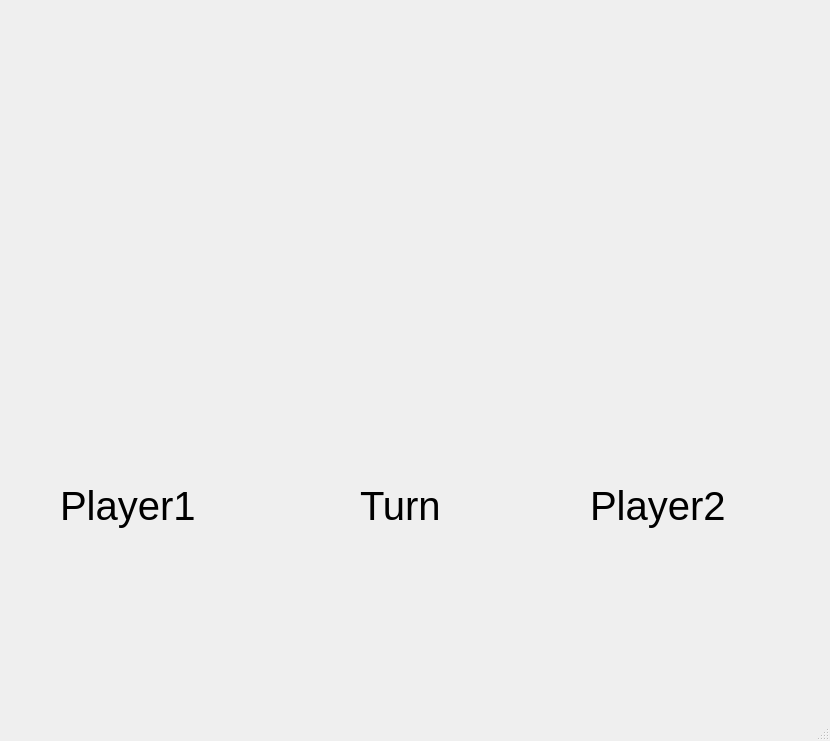
<?xml version="1.0" encoding="UTF-8"?>
<ui version="4.0">
 <class>TicTacToe</class>
 <widget class="QMainWindow" name="TicTacToe">
  <property name="geometry">
   <rect>
    <x>0</x>
    <y>0</y>
    <width>830</width>
    <height>741</height>
   </rect>
  </property>
  <property name="windowTitle">
   <string>TicTacToe</string>
  </property>
  <widget class="QWidget" name="centralwidget">
   <widget class="QWidget" name="gridLayoutWidget">
    <property name="geometry">
     <rect>
      <x>20</x>
      <y>10</y>
      <width>791</width>
      <height>442</height>
     </rect>
    </property>
    <layout class="QGridLayout" name="gridLayout">
     <item row="1" column="2">
      <widget class="QPushButton" name="pushButton_6">
       <property name="sizePolicy">
        <sizepolicy hsizetype="Expanding" vsizetype="Expanding">
         <horstretch>0</horstretch>
         <verstretch>0</verstretch>
        </sizepolicy>
       </property>
       <property name="font">
        <font>
         <pointsize>60</pointsize>
        </font>
       </property>
       <property name="text">
        <string/>
       </property>
       <property name="flat">
        <bool>true</bool>
       </property>
      </widget>
     </item>
     <item row="1" column="0">
      <widget class="QPushButton" name="pushButton_4">
       <property name="sizePolicy">
        <sizepolicy hsizetype="Expanding" vsizetype="Expanding">
         <horstretch>0</horstretch>
         <verstretch>0</verstretch>
        </sizepolicy>
       </property>
       <property name="font">
        <font>
         <pointsize>60</pointsize>
        </font>
       </property>
       <property name="text">
        <string/>
       </property>
       <property name="flat">
        <bool>true</bool>
       </property>
      </widget>
     </item>
     <item row="0" column="2">
      <widget class="QPushButton" name="pushButton_3">
       <property name="sizePolicy">
        <sizepolicy hsizetype="Expanding" vsizetype="Expanding">
         <horstretch>0</horstretch>
         <verstretch>0</verstretch>
        </sizepolicy>
       </property>
       <property name="font">
        <font>
         <pointsize>60</pointsize>
        </font>
       </property>
       <property name="text">
        <string/>
       </property>
       <property name="flat">
        <bool>true</bool>
       </property>
      </widget>
     </item>
     <item row="0" column="0">
      <widget class="QPushButton" name="pushButton">
       <property name="sizePolicy">
        <sizepolicy hsizetype="Expanding" vsizetype="Expanding">
         <horstretch>0</horstretch>
         <verstretch>0</verstretch>
        </sizepolicy>
       </property>
       <property name="font">
        <font>
         <pointsize>60</pointsize>
        </font>
       </property>
       <property name="text">
        <string/>
       </property>
       <property name="flat">
        <bool>true</bool>
       </property>
      </widget>
     </item>
     <item row="0" column="1">
      <widget class="QPushButton" name="pushButton_2">
       <property name="sizePolicy">
        <sizepolicy hsizetype="Expanding" vsizetype="Expanding">
         <horstretch>0</horstretch>
         <verstretch>0</verstretch>
        </sizepolicy>
       </property>
       <property name="font">
        <font>
         <pointsize>60</pointsize>
        </font>
       </property>
       <property name="text">
        <string/>
       </property>
       <property name="flat">
        <bool>true</bool>
       </property>
      </widget>
     </item>
     <item row="1" column="1">
      <widget class="QPushButton" name="pushButton_5">
       <property name="sizePolicy">
        <sizepolicy hsizetype="Expanding" vsizetype="Expanding">
         <horstretch>0</horstretch>
         <verstretch>0</verstretch>
        </sizepolicy>
       </property>
       <property name="font">
        <font>
         <pointsize>60</pointsize>
        </font>
       </property>
       <property name="text">
        <string/>
       </property>
       <property name="flat">
        <bool>true</bool>
       </property>
      </widget>
     </item>
     <item row="2" column="0">
      <widget class="QPushButton" name="pushButton_7">
       <property name="sizePolicy">
        <sizepolicy hsizetype="Expanding" vsizetype="Expanding">
         <horstretch>0</horstretch>
         <verstretch>0</verstretch>
        </sizepolicy>
       </property>
       <property name="font">
        <font>
         <pointsize>60</pointsize>
        </font>
       </property>
       <property name="text">
        <string/>
       </property>
       <property name="flat">
        <bool>true</bool>
       </property>
      </widget>
     </item>
     <item row="2" column="1">
      <widget class="QPushButton" name="pushButton_8">
       <property name="sizePolicy">
        <sizepolicy hsizetype="Expanding" vsizetype="Expanding">
         <horstretch>0</horstretch>
         <verstretch>0</verstretch>
        </sizepolicy>
       </property>
       <property name="font">
        <font>
         <pointsize>60</pointsize>
        </font>
       </property>
       <property name="text">
        <string/>
       </property>
       <property name="flat">
        <bool>true</bool>
       </property>
      </widget>
     </item>
     <item row="2" column="2">
      <widget class="QPushButton" name="pushButton_9">
       <property name="sizePolicy">
        <sizepolicy hsizetype="Expanding" vsizetype="Expanding">
         <horstretch>0</horstretch>
         <verstretch>0</verstretch>
        </sizepolicy>
       </property>
       <property name="font">
        <font>
         <pointsize>38</pointsize>
        </font>
       </property>
       <property name="text">
        <string/>
       </property>
       <property name="flat">
        <bool>true</bool>
       </property>
      </widget>
     </item>
    </layout>
   </widget>
   <widget class="QLabel" name="label">
    <property name="geometry">
     <rect>
      <x>60</x>
      <y>470</y>
      <width>161</width>
      <height>71</height>
     </rect>
    </property>
    <property name="font">
     <font>
      <pointsize>30</pointsize>
     </font>
    </property>
    <property name="text">
     <string>Player1</string>
    </property>
   </widget>
   <widget class="QLabel" name="label_2">
    <property name="geometry">
     <rect>
      <x>360</x>
      <y>480</y>
      <width>121</width>
      <height>51</height>
     </rect>
    </property>
    <property name="font">
     <font>
      <pointsize>30</pointsize>
     </font>
    </property>
    <property name="text">
     <string>Turn</string>
    </property>
   </widget>
   <widget class="QLabel" name="label_3">
    <property name="geometry">
     <rect>
      <x>590</x>
      <y>480</y>
      <width>171</width>
      <height>51</height>
     </rect>
    </property>
    <property name="font">
     <font>
      <pointsize>30</pointsize>
     </font>
    </property>
    <property name="text">
     <string>Player2</string>
    </property>
   </widget>
  </widget>
  <widget class="QMenuBar" name="menubar">
   <property name="geometry">
    <rect>
     <x>0</x>
     <y>0</y>
     <width>830</width>
     <height>26</height>
    </rect>
   </property>
  </widget>
  <widget class="QStatusBar" name="statusbar"/>
 </widget>
 <resources/>
 <connections/>
</ui>
